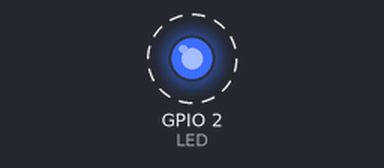
Bench run of a program on a simulated ESP32. On the bench: output pins drawn as LEDs (lit = HIGH). Dashed ring = blinking. What the program prints to the serial monitor is not drawn.

Above: at 0.5 s.
Timing chart, 0 to 4.6 s (numbered marks = the images above):
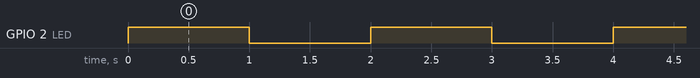

Measured:
- by itself, GPIO 2 (LED): alternates HIGH for 1.0 s and LOW for 1.0 s

The program:

main.cpp
```cpp
/********************************************************************
 * Exemplo que demonstra como cria uma fila, adiciona e le dados da
 * fila através de duas tasks.
 * Fabiano Piroli
********************************************************************/
#include <Arduino.h>
#include <freertos/FreeRTOS.h>
#include <freertos/task.h>
#include <freertos/queue.h>

#define LED 2

QueueHandle_t xQueue;

TaskHandle_t xTask1Handle, xtask2Handle;

void vTask1(void *pvParameters);
void vTask2(void *pvParameters);

void setup() {

  BaseType_t xReturned;

  Serial.begin(9600);
  pinMode(LED, OUTPUT);

  xQueue = xQueueCreate(5, sizeof(int));

  if(xQueue == NULL) {
    Serial.println("Nao foi possivel criar a fila");

    while(1);
  }

  xReturned = xTaskCreate(vTask1, "Task1", configMINIMAL_STACK_SIZE + 1024, NULL, 1, &xTask1Handle);

  if(xReturned == pdFAIL) {
    Serial.println("Nao foi possivel criar a task 1");
    while(1);
  }

  xReturned = xTaskCreate(vTask2, "Task2", configMINIMAL_STACK_SIZE + 1024, NULL, 1, &xtask2Handle);

  if(xReturned == pdFAIL) {
    Serial.println("Nao foi possivel criar a task 2");
    while(1);
  }
}

void loop() {
  digitalWrite(LED, !digitalRead(LED));
  delay(pdMS_TO_TICKS(1000));
}

void vTask1(void *pvParameters) {
  int count = 0;

  while(1) {
    if(count < 10) {
      xQueueSend(xQueue, &count, portMAX_DELAY);
      count++;
    }
    else {
      count = 0;
      vTaskDelay(pdMS_TO_TICKS(5000));
    }
    vTaskDelay(pdMS_TO_TICKS(500));
  }
}

void vTask2(void *pvParameters){
  int value = 0;

  while(1) {
    if(xQueueReceive(xQueue, &value, pdMS_TO_TICKS(1000)) == pdTRUE) {
      Serial.println("Task 2 recebeu: " + String(value));
    }
    else {
      Serial.println("Task 2 nao recebeu nada (TIMEOUT).");
    }
  }
}
```
